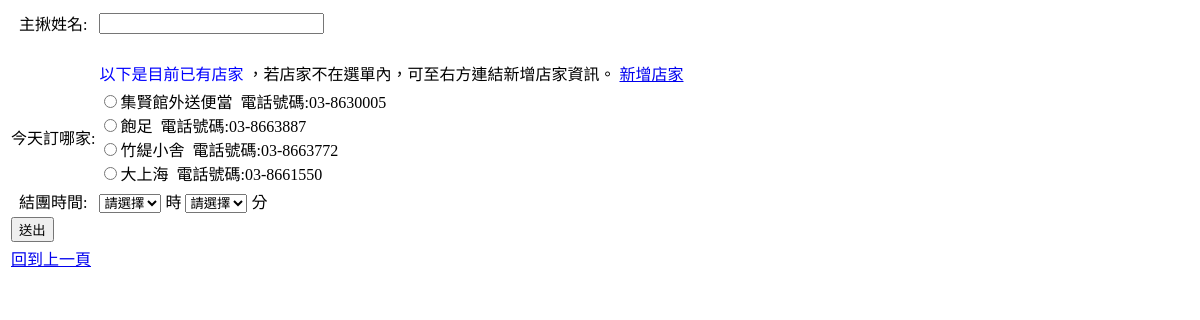
The page /create.php on the database as committed earlier.
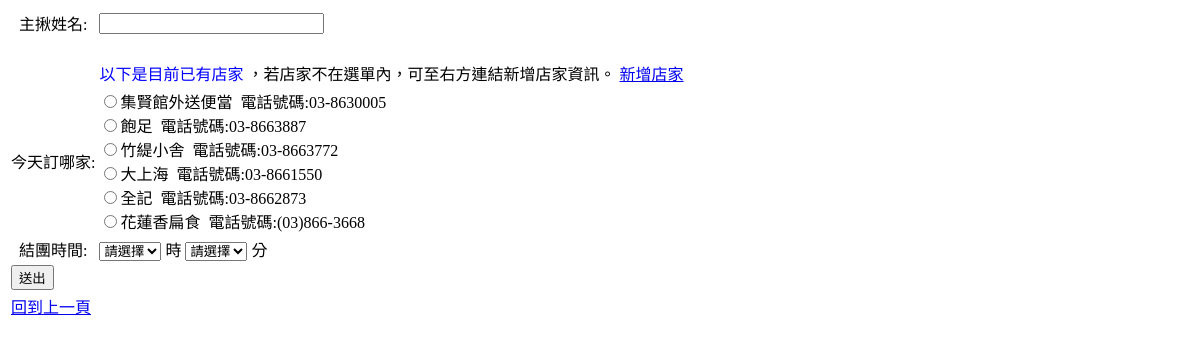
The same page on the database as committed later.
### tables this page shows
CREATE TABLE `shop` (
  `id` int(20) NOT NULL auto_increment,
  `shopName` text NOT NULL,
  `shopPhone` text NOT NULL,
  `deliveryCondition` text NOT NULL,
  `userIp` text NOT NULL,
  PRIMARY KEY  (`id`)
);

### create.php (the view, shortened to what this page needs)
<?php require_once('Connections/connection.php'); ?>
<!DOCTYPE html PUBLIC "-//W3C//DTD XHTML 1.0 Strict//EN" "http://www.w3.org/TR/xhtml1/DTD/xhtml1-strict.dtd">
<html xmlns="http://www.w3.org/1999/xhtml" dir="ltr" lang="zh-tw" xml:lang="zh-tw">
	<head>
	</head>
	<body>
		<form method="post" action="<?php htmlentities($_SERVER['PHP_SELF']); ?>">
			<table>
				<tr>
					<td><center>主揪姓名:</center></td>
					<td><input name="primaryName" id="primaryName" type="text" maxlength="30" size="25" /></td>
				</tr>
				<tr>
					<td><br/></td>
				</tr>
				<tr>
					<td> </td>
					<td><font size=\"5\" color=\"0000FFFF\">以下是目前已有店家</font>
						，若店家不在選單內，可至右方連結新增店家資訊。
						<a href="shop.php">新增店家</a>
					</td>
				</tr>
				<tr>
					<td><center>今天訂哪家:</center></td>
					<?php
						$query = "SELECT * FROM shop";
						$result = mysql_query($query, $connection) or die(mysql_error());
					?>
					<td>
						<?php
						if ($result) {
							while ( $row = mysql_fetch_assoc($result) ) {
						?>
								<input type="radio" id="shopName" name="shopName" value="<?php echo $row['shopName'] ?>"><label><?php echo $row['shopName'] ."&nbsp; 電話號碼:". $row['shopPhone'] ?></label><br/>
						<?php
							}
						}
						?>
					</td>
				</tr>
				<tr>
					<td><center>結團時間:</center></td>
					<td>
						<select id="hours" name="hours">
							<option value="-1">請選擇</option>
						</select>
						時
						<select id="mins" name="mins">
							<option value="-1">請選擇</option>
						</select>
						分<br>
					</td>
				</tr>
				<tr>
					<td><input id="send" name="submit" type="submit" value="送出" onclick="return CheckFields();" /></td>
				</tr>
				<tr>
					<td><a href="index.php">回到上一頁</a></td>
				</tr>
			</table>
		</form>
	</body>
</html>

Rows that differ between the two databases and show on the page:
added shop: shopName "全記", shopPhone "03-8662873"
added shop: shopName "花蓮香扁食", shopPhone "(03)866-3668"
